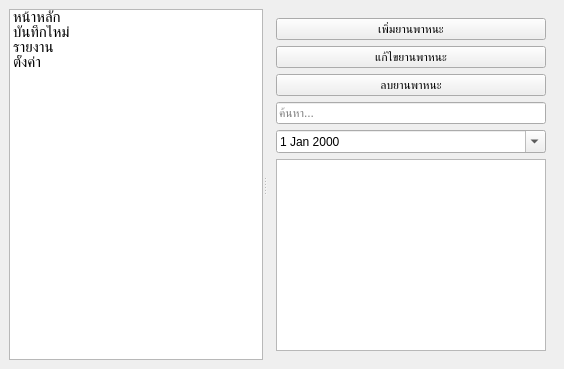
<?xml version="1.0" encoding="UTF-8"?>
<ui version="4.0">
 <class>MainWindow</class>
 <widget class="QMainWindow" name="MainWindow">
  <property name="windowTitle">
   <string>FuelTracker – ตัวติดตามการใช้น้ำมัน</string>
  </property>
  <widget class="QWidget" name="centralwidget">
   <layout class="QHBoxLayout" name="horizontalLayout">
    <item>
     <widget class="QSplitter" name="mainSplitter">
      <property name="orientation">
       <enum>Qt::Horizontal</enum>
      </property>
      <widget class="QListWidget" name="sidebarList">
       <property name="minimumWidth">
        <number>200</number>
       </property>
       <property name="maximumWidth">
        <number>240</number>
       </property>
       <property name="textElideMode">
        <enum>Qt::ElideRight</enum>
       </property>
       <property name="font">
        <font>
         <family>Tahoma, Arial, sans-serif</family>
         <pointsize>11</pointsize>
        </font>
       </property>
       <property name="iconSize">
        <size>
         <width>32</width>
         <height>32</height>
        </size>
       </property>
       <property name="spacing">
        <number>8</number>
       </property>
       <item>
        <property name="text">
         <string>หน้าหลัก</string>
        </property>
        <property name="icon">
         <iconset>
          <normaloff>icons:home.svg</normaloff>
         </iconset>
        </property>
       </item>
       <item>
        <property name="text">
         <string>บันทึกใหม่</string>
        </property>
        <property name="icon">
         <iconset>
          <normaloff>icons:plus-square.svg</normaloff>
         </iconset>
        </property>
       </item>
       <item>
        <property name="text">
         <string>รายงาน</string>
        </property>
        <property name="icon">
         <iconset>
          <normaloff>icons:bar-chart-2.svg</normaloff>
         </iconset>
        </property>
       </item>
       <item>
        <property name="text">
         <string>ตั้งค่า</string>
        </property>
        <property name="icon">
         <iconset>
          <normaloff>icons:settings.svg</normaloff>
         </iconset>
        </property>
       </item>
      </widget>
      <widget class="QStackedWidget" name="stackedWidget">
       <widget class="QWidget" name="dashboardPage">
        <layout class="QVBoxLayout" name="dashboardLayout">
         <item>
          <widget class="QPushButton" name="addVehicleButton">
           <property name="text">
            <string>เพิ่มยานพาหนะ</string>
           </property>
           <property name="icon">
            <iconset>
             <normaloff>icons:plus-circle.svg</normaloff>
            </iconset>
           </property>
          </widget>
         </item>
         <item>
          <widget class="QPushButton" name="editVehicleButton">
           <property name="text">
            <string>แก้ไขยานพาหนะ</string>
           </property>
           <property name="icon">
            <iconset>
             <normaloff>icons:edit-2.svg</normaloff>
            </iconset>
           </property>
          </widget>
         </item>
         <item>
          <widget class="QPushButton" name="deleteVehicleButton">
           <property name="text">
            <string>ลบยานพาหนะ</string>
           </property>
           <property name="icon">
            <iconset>
             <normaloff>icons:trash-2.svg</normaloff>
            </iconset>
           </property>
          </widget>
         </item>
         <item>
          <widget class="QLineEdit" name="searchLineEdit">
           <property name="placeholderText">
            <string>ค้นหา...</string>
           </property>
          </widget>
         </item>
         <item>
          <widget class="QDateEdit" name="startDateEdit">
           <property name="calendarPopup">
            <bool>true</bool>
           </property>
          </widget>
         </item>
         <item>
          <widget class="QListWidget" name="vehicleListWidget"/>
         </item>
        </layout>
       </widget>
       <widget class="QWidget" name="addEntryPage">
        <layout class="QVBoxLayout" name="entryLayout">
        <item>
         <widget class="QPushButton" name="addEntryButton">
           <property name="text">
            <string>เพิ่มข้อมูลการเติมน้ำมัน</string>
           </property>
           <property name="icon">
            <iconset>
             <normaloff>icons:plus-circle.svg</normaloff>
            </iconset>
           </property>
         </widget>
        </item>
        <item>
         <widget class="QPushButton" name="importCSVButton">
          <property name="text">
           <string>นำเข้าจาก CSV</string>
          </property>
          <property name="icon">
           <iconset>
            <normaloff>icons:plus-square.svg</normaloff>
           </iconset>
          </property>
         </widget>
        </item>
       </layout>
      </widget>
       <widget class="QWidget" name="reportsPage">
        <layout class="QVBoxLayout" name="reportsLayout">
         <item>
          <widget class="QWidget" name="reportsContainer"/>
         </item>
         <item>
          <widget class="QPushButton" name="backButton">
           <property name="text">
            <string>ย้อนกลับ</string>
           </property>
           <property name="icon">
            <iconset>
             <normaloff>icons:arrow-left.svg</normaloff>
            </iconset>
           </property>
          </widget>
         </item>
        </layout>
       </widget>
       <widget class="QWidget" name="settingsPage">
        <layout class="QVBoxLayout" name="settingsLayout">
         <item>
          <widget class="QLabel" name="settingsLabel">
           <property name="text">
            <string>การตั้งค่า</string>
           </property>
          </widget>
         </item>
        <item>
         <widget class="QPushButton" name="aboutButton">
          <property name="text">
           <string>เกี่ยวกับ</string>
          </property>
          <property name="icon">
           <iconset>
            <normaloff>icons:info.svg</normaloff>
           </iconset>
          </property>
        </widget>
       </item>
       <item>
        <layout class="QHBoxLayout" name="stationLayout">
         <item>
          <widget class="QLabel" name="stationLabel">
           <property name="text">
            <string>สถานี</string>
           </property>
          </widget>
         </item>
         <item>
          <widget class="QComboBox" name="stationComboBox"/>
         </item>
        </layout>
       </item>
       <item>
        <layout class="QHBoxLayout" name="priceUpdateLayout">
         <item>
          <widget class="QLabel" name="updateLabel">
           <property name="text">
            <string>อัปเดตราคา (ชั่วโมง)</string>
           </property>
          </widget>
         </item>
         <item>
          <widget class="QSpinBox" name="updateIntervalSpinBox">
           <property name="minimum">
            <number>1</number>
           </property>
           <property name="maximum">
            <number>168</number>
           </property>
           <property name="value">
            <number>24</number>
           </property>
          </widget>
         </item>
        </layout>
       </item>
       <item>
        <layout class="QHBoxLayout" name="themeLayout">
         <item>
          <widget class="QLabel" name="themeLabel">
           <property name="text">
            <string>ธีม</string>
           </property>
          </widget>
         </item>
         <item>
          <widget class="QComboBox" name="themeComboBox">
           <item>
            <property name="text">
             <string>system</string>
            </property>
           </item>
           <item>
            <property name="text">
             <string>light</string>
            </property>
           </item>
           <item>
            <property name="text">
             <string>dark</string>
            </property>
           </item>
           <item>
           <property name="text">
            <string>modern</string>
           </property>
          </item>
          <item>
           <property name="text">
            <string>vivid</string>
           </property>
          </item>
         </widget>
        </item>
       </layout>
       </item>
       <item>
        <widget class="QCheckBox" name="syncCheckBox">
         <property name="text">
          <string>สำรองข้อมูลขึ้นคลาวด์อัตโนมัติ</string>
         </property>
         </widget>
       </item>
       <item>
        <widget class="QCheckBox" name="hotkeyCheckBox">
         <property name="text">
          <string>เปิดใช้ปุ่มลัดเพิ่มรายการ</string>
         </property>
        </widget>
       </item>
       <item>
        <layout class="QHBoxLayout" name="cloudPathLayout">
            <item>
             <widget class="QLineEdit" name="cloudPathEdit">
              <property name="placeholderText">
               <string>โฟลเดอร์คลาวด์</string>
              </property>
             </widget>
            </item>
            <item>
             <widget class="QPushButton" name="browseCloudButton">
              <property name="text">
               <string>เลือก...</string>
              </property>
             </widget>
            </item>
         </layout>
        </item>
        <item>
         <layout class="QHBoxLayout" name="budgetLayout">
          <item>
           <widget class="QComboBox" name="budgetVehicleComboBox"/>
          </item>
          <item>
           <widget class="QLineEdit" name="budgetEdit">
            <property name="placeholderText">
             <string>งบต่อเดือน (บาท)</string>
            </property>
           </widget>
          </item>
          <item>
           <widget class="QPushButton" name="saveBudgetButton">
            <property name="text">
             <string>บันทึกงบ</string>
            </property>
           </widget>
          </item>
         </layout>
        </item>
       </layout>
      </widget>
     </widget>
     </widget>
    </item>
   </layout>
  </widget>
 </widget>
 <resources/>
 <connections/>
</ui>
